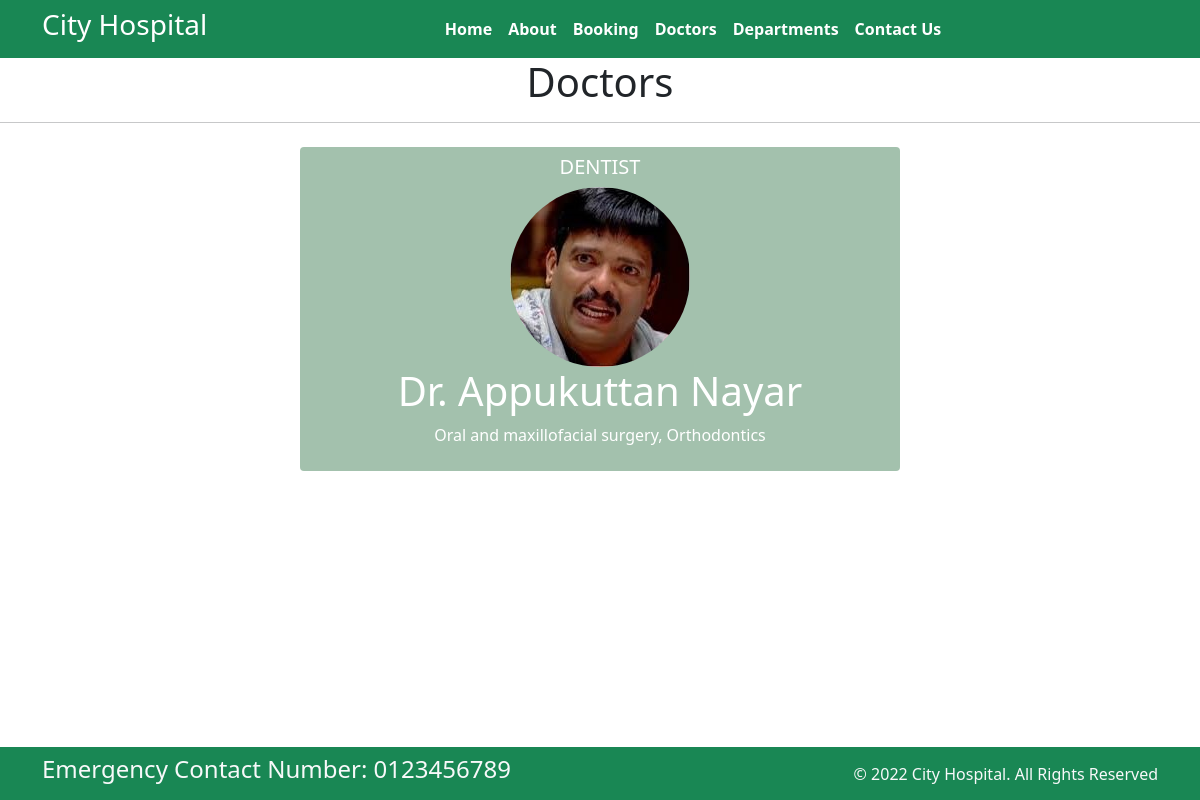
Page /doctors on the committed database.
### djapp2/models.py (models this page shows, shortened)
class Doctors(models.Model):
    doc_name=models.CharField(max_length=255)
    doc_spec=models.CharField(max_length=255)
    dep_name=models.ForeignKey(Departments,on_delete=models.CASCADE)
    doc_image=models.ImageField(upload_to='doctors')

class Departments(models.Model):
    dep_name=models.CharField(max_length=100)
    dep_discription=models.TextField(max_length=100)
    def __str__(self):
        return self.dep_name

### djapp2/views.py (the view)
# urls.py: path("doctors",views.doctors,name="doctors"),
def doctors(request):
    dict_doc={
        'doc':Doctors.objects.all()
    }
    return render(request,"doctors.html",dict_doc)

### Templates/doctors.html (shortened to what this page needs)
<!DOCTYPE html>
{% extends "base2.html" %}
        {% block content %}
        <h1 class='text-center'>Doctors</h1>
        <hr>
        {%  for d in doc %}
        <div class='mx-auto w-50 text-center text-white pt-2 pb-2 rounded mt-4' style="background-color:#A3C1AD">
            <h5>{{d.dep_name}}</h5>
            <img src=" {{d.doc_image.url}} " class='rounded-circle'>
            <h1>{{d.doc_name}}</h1>
            <p>{{d.doc_spec}}</p>
        </div>
        {% endfor %}
        {% endblock content %}

### Templates/base2.html (shortened to what this page needs)
<!DOCTYPE html>
<html>
  <head>
    <link rel="stylesheet"
      href=" https://cdn.jsdelivr.net/npm/bootstrap@5.1.3/dist/css/bootstrap.min.css ">
    <link rel="stylesheet"
      href="https://use.fontawesome.com/releases/v5.2.0/css/all.css">
  </head>
  <body>
    <nav class="navbar bg-success navbar-expand-md " style=''>
      <div class="container">
        <div class="col-2 text-left pl-md-0">
          <h3 class="text-white"> City Hospital </h3>
        </div>
        <div
          class="collapse navbar-collapse justify-content-center col-md-8 navbar-collapse-3">
          <ul class="navbar-nav justify-content-center  fw-bold">
            <li class="nav-item active">
              <a class="nav-link text-white" href={% url "home" %}>Home </a>
            </li>
            <li class="nav-item">
              <a class="nav-link text-white" href={% url "about" %}>About</a>
            </li>
            <li class="nav-item">
              <a class="nav-link text-white" href={% url "booking" %}>Booking</a>
            </li>
            <li class="nav-item">
              <a class="nav-link text-white" href={% url "doctors" %}>Doctors</a>
            </li>
			 <li class="nav-item">
              <a class="nav-link text-white" href={% url "departments" %}>Departments</a>
            </li>
            <li class="nav-item">
              <a class="nav-link text-white" href={% url "contacts" %}>Contact Us</a>
            </li>
          </ul>
        </div>
      </div>
    </nav>
{% block content %}
{% endblock content %}
    <section class="fixed-bottom">
      <footer class="pt-2 pb-2  bg-success text-light">
        <div class="container">
          <div class="row align-items-center">
            <div class="col-12 col-md-8">
              <h4>Emergency Contact Number: 0123456789</h4>
            </div>
            <div class="col-12 col-md-4 mt-4 mt-md-0 text-center text-md-end">
              © 2022 City Hospital. All Rights Reserved
            </div>
          </div>
        </div>
      </footer>
    </section>
  </body>
</html>

### rows in the picture
Doctors: dep_name "DENTIST", doc_image (placeholder picture), doc_name "Dr. Appukuttan Nayar", doc_spec "Oral and maxillofacial surgery, Orthodontics"
